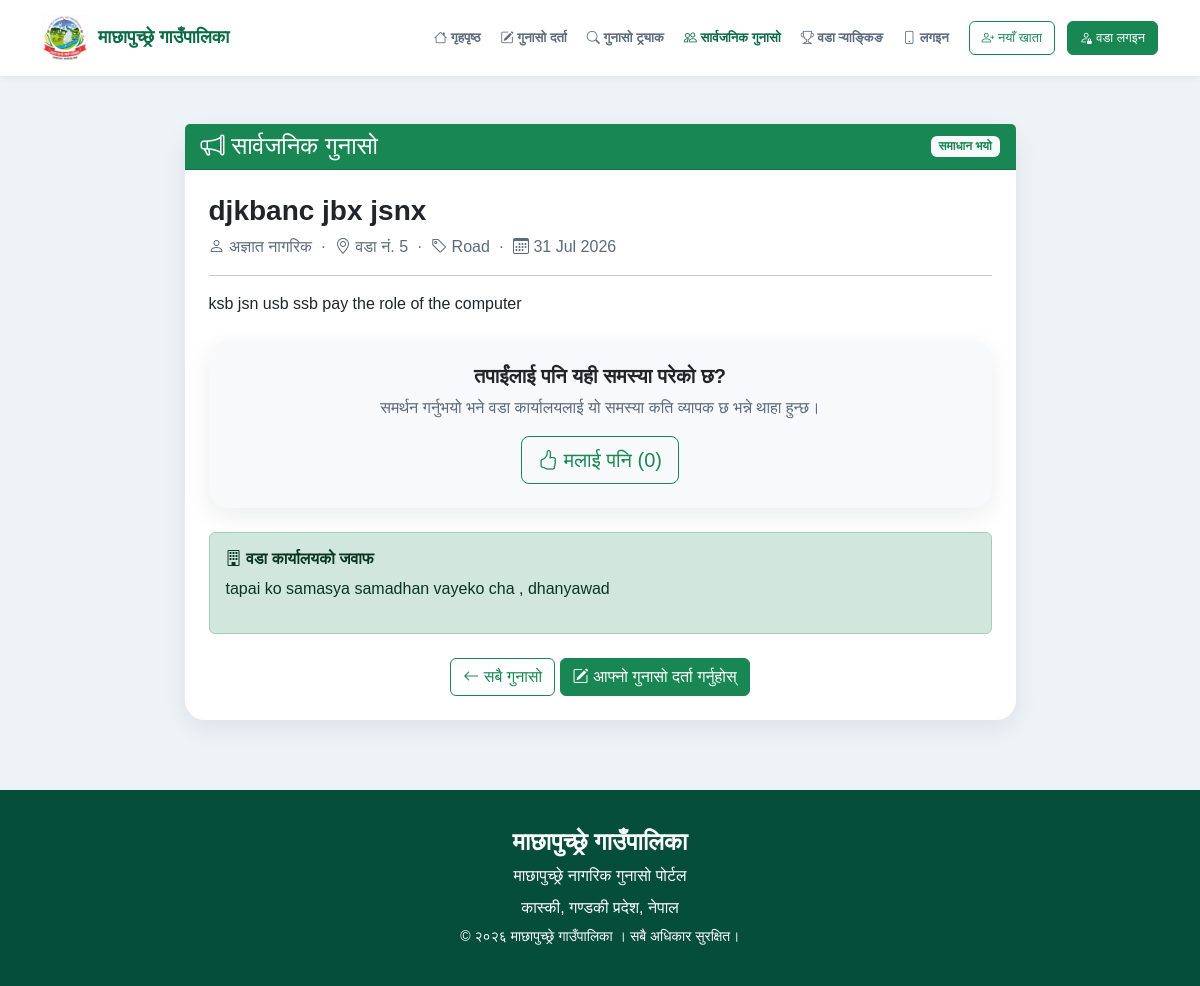
The app's page /complaints/public/6/, older data.
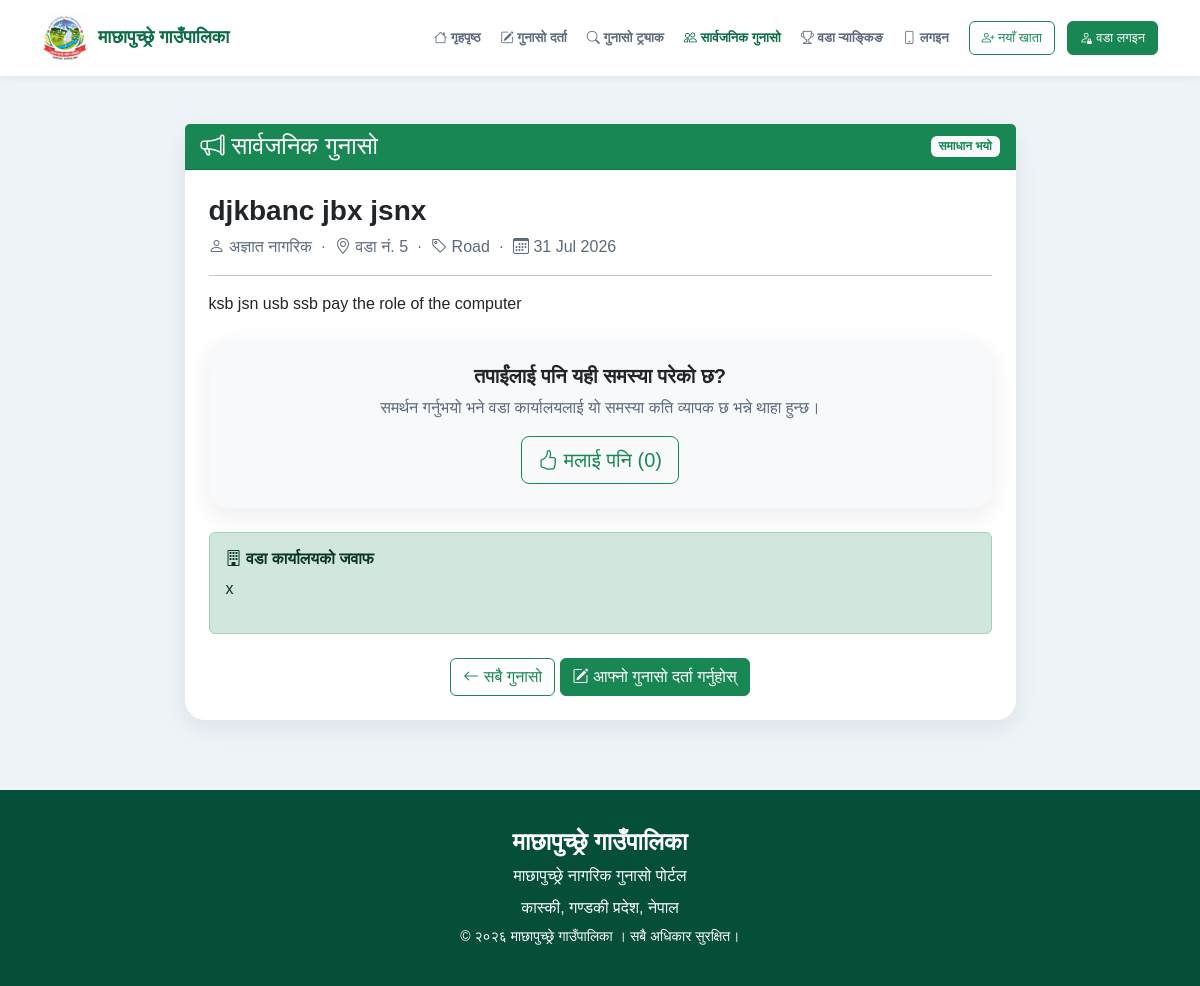
The same page, newer data.
### complaint/models.py (models this page shows, shortened)
class Complaint(models.Model):
    complaint_id = models.CharField(
        max_length=20,
        unique=True,
        blank=True
    )
    citizen_name = models.CharField(max_length=100)
    phone = models.CharField(max_length=15)
    address = models.CharField(
        max_length=200,
        blank=True
    )
    ward = models.IntegerField(choices=WARD_CHOICES)
    category = models.CharField(
        max_length=50,
        choices=CATEGORY_CHOICES
    )
    priority = models.CharField(
        max_length=20,
        choices=PRIORITY_CHOICES,
        default="Medium"
    )
    subject = models.CharField(max_length=200)
    description = models.TextField()
    image = models.ImageField(
        upload_to="complaints/",
        blank=True,
        null=True
    )
    status = models.CharField(
        max_length=20,
        choices=STATUS_CHOICES,
        default="Pending"
    )
    reply = models.TextField(
        blank=True,
        null=True
    )
    created_at = models.DateTimeField(auto_now_add=True)
    resolved_at = models.DateTimeField(
        blank=True,
        null=True
    )
    citizen_confirmed = models.BooleanField(
        null=True,
        blank=True,
        default=None
    )
    confirmed_at = models.DateTimeField(
        blank=True,
        null=True
    )
    dispute_reason = models.TextField(
        blank=True
    )
    is_public = models.BooleanField(default=True)
    show_name = models.BooleanField(default=False)
    hidden_by_office = models.BooleanField(default=False)
    hidden_reason = models.CharField(
        max_length=200,
        blank=True
    )
    @property
    def public_author(self):
        if self.show_name and self.citizen_name:
            return self.citizen_name
        return "अज्ञात नागरिक"
    class Meta:
        ordering = ["-created_at"]

### complaint/views.py (the view)
def public_complaint_detail(request, pk):
    complaint = get_object_or_404(public_complaint_queryset(), pk=pk)
    already_upvoted = upvotes_by_visitor(request).filter(
        complaint=complaint
    ).exists()
    return render(
        request,
        "complaint/public_complaint_detail.html",
        {
            "complaint": complaint,
            "already_upvoted": already_upvoted,
            "active_nav": "public",
        }
    )

### complaint/context_processors.py (called while the page is built)
def citizen(request):
    from .views import get_logged_in_citizen
    return {
        "current_citizen": get_logged_in_citizen(request),
    }

### complaint/views.py (called while the page is built, shortened)
def public_complaint_queryset():
    return Complaint.objects.filter(
        is_public=True,
        hidden_by_office=False
    ).annotate(
        upvote_count=Count("upvotes")
    )

def upvotes_by_visitor(request):
    session_key = request.session.session_key
    citizen = get_logged_in_citizen(request)
    if not session_key and not citizen:
        return Upvote.objects.none()

def get_logged_in_citizen(request):
    citizen_id = request.session.get("citizen_id")
    if not citizen_id:
        return None
    return Citizen.objects.filter(id=citizen_id).first()

### complaint/templates/complaint/public_complaint_detail.html (shortened to what this page needs)
{% extends "base.html" %}
{% block content %}
<div class="container mt-5">
<div class="row justify-content-center">
<div class="col-lg-9">
<div class="card">
<div class="card-header bg-success text-white d-flex justify-content-between align-items-center">
<h4 class="mb-0">
<i class="bi bi-megaphone"></i>
सार्वजनिक गुनासो
</h4>
{% if complaint.status == "Resolved" %}
<span class="badge bg-light text-success">समाधान भयो</span>
{% elif complaint.status == "In Progress" %}
<span class="badge bg-light text-primary">प्रक्रियामा</span>
{% else %}
<span class="badge bg-light text-dark">पेन्डिङ</span>
{% endif %}
</div>
<div class="card-body p-4">
<h3 class="fw-bold">{{ complaint.subject }}</h3>
<p class="text-muted">
<i class="bi bi-person"></i> {{ complaint.public_author }}
&nbsp;·&nbsp;
<i class="bi bi-geo-alt"></i> वडा नं. {{ complaint.ward }}
&nbsp;·&nbsp;
<i class="bi bi-tag"></i> {{ complaint.category }}
&nbsp;·&nbsp;
<i class="bi bi-calendar3"></i> {{ complaint.created_at|date:"d M Y" }}
</p>
<hr>
<p class="fs-5">{{ complaint.description|linebreaks }}</p>
<div class="card bg-light border-0 my-4">
<div class="card-body text-center p-4">
<h5 class="fw-bold">
तपाईंलाई पनि यही समस्या परेको छ?
</h5>
<p class="text-muted">
समर्थन गर्नुभयो भने वडा कार्यालयलाई यो समस्या कति व्यापक छ भन्ने थाहा हुन्छ।
</p>
<form method="POST" action="{% url 'upvote_complaint' complaint.id %}">
<button type="submit"
class="btn btn-lg {% if already_upvoted %}btn-success{% else %}btn-outline-success{% endif %}">
<i class="bi bi-hand-thumbs-up{% if already_upvoted %}-fill{% endif %}"></i>
{% if already_upvoted %}
मैले समर्थन गरें ({{ complaint.upvote_count }})
{% else %}
मलाई पनि ({{ complaint.upvote_count }})
{% endif %}
</button>
</form>
</div>
</div>
{% if complaint.reply %}
<div class="alert alert-success">
<h6 class="fw-bold">
<i class="bi bi-building"></i>
वडा कार्यालयको जवाफ
</h6>
<p class="mb-0">{{ complaint.reply|linebreaks }}</p>
</div>
{% endif %}
<div class="text-center mt-4">
<a href="{% url 'public_complaints' %}" class="btn btn-outline-success">
<i class="bi bi-arrow-left"></i> सबै गुनासो
</a>
<a href="{% url 'complaint_register' %}" class="btn btn-success">
<i class="bi bi-pencil-square"></i> आफ्नो गुनासो दर्ता गर्नुहोस्
</a>
</div>
</div>
</div>
</div>
</div>
</div>
{% endblock %}

Row changes from the older to the newer data that the page shows:
changed Complaint "djkbanc jbx jsnx": reply "tapai ko samasya samadhan vayeko cha , dhanyawad" → "x"
